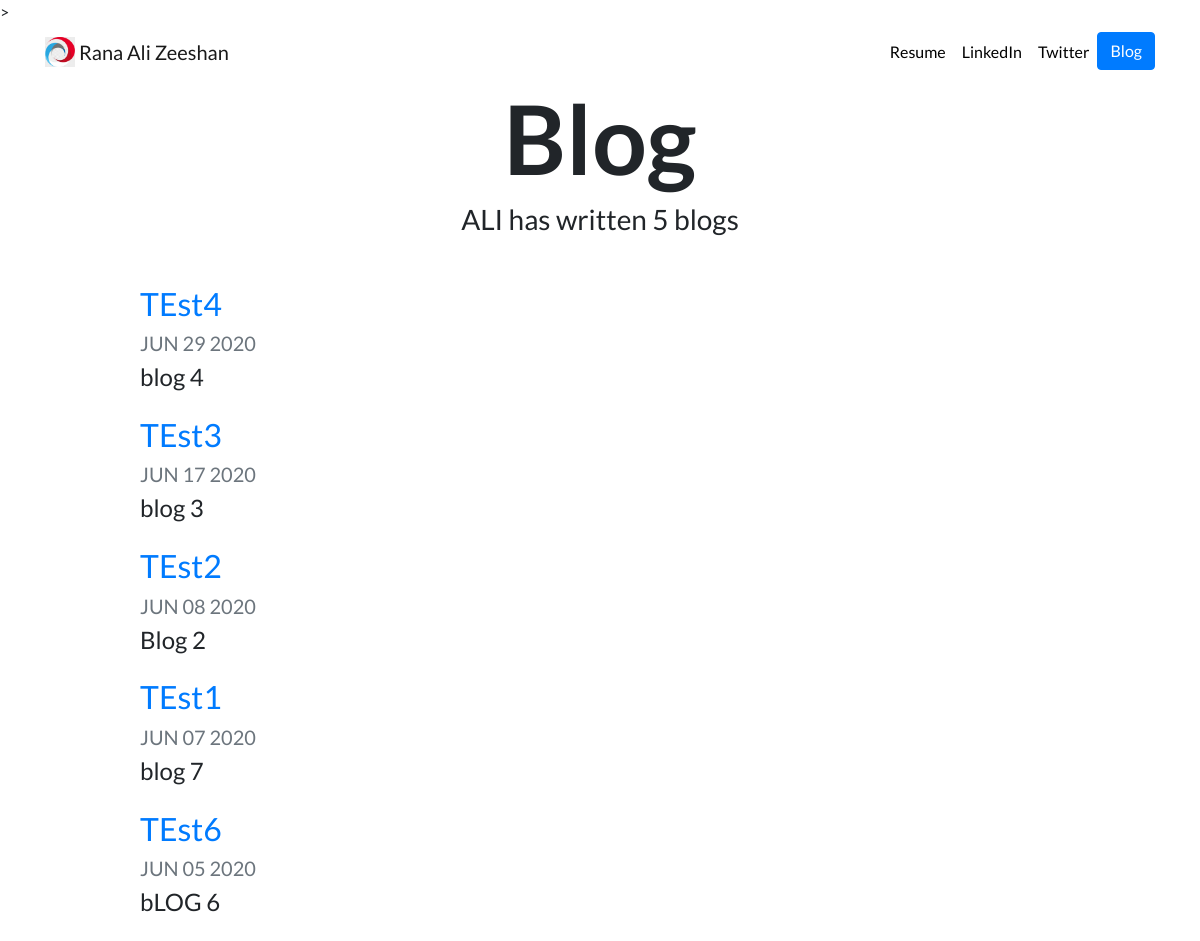
Screenshot of /blog/ with the database file from the repository.
### blog/models.py (models this page shows, shortened)
class Blog(models.Model):
    title = models.CharField(max_length=100)
    description = models.TextField()
    date = models.DateField()
    objects = models.Manager()

### blog/views.py (the view)
# urls.py: path('', views.all_blogs, name='all_blogs'),
def all_blogs(request):
    blogs = Blog.objects.order_by('-date')[:5]
    return render(request, 'blog/all_blogs.htm', {'blogs':blogs})

### blog/templates/blog/all_blogs.htm
{% extends "portfolio/base.htm" %}
{% load static %}
{% block content %}
<h1 id="blogtitle" class="font-weight-bold text-center">Blog</h1>
<h3 class="text-center mb-5">ALI has written {{ blogs.count }} blog{{ blogs.count|pluralize }}</h3>
{% for blog in blogs %}
<div class="row justify-content-center my-3">
  <div class="col-md-10">
    <a href="{% url 'blog:detail' blog.id %}">
      <h2>{{ blog.title }}</h2>
    </a>
    <h5 class="text-muted">{{ blog.date|date:'M d Y'|upper }}</h5>
    <h4>{{ blog.description|striptags|truncatechars:100 }}</h4>
  </div>
</div>
{% endfor %}
{% endblock %}

### portfolio/static/portfolio/custom.css (style rules this page uses)
body { font-family: 'Lato', sans-serif; }
#blogtitle { font-size: 6rem; }

### rows the page displays
Blog: title "TEst4", date "JUN 29 2020", description "blog 4"
Blog: title "TEst3", date "JUN 17 2020", description "blog 3"
Blog: title "TEst2", date "JUN 08 2020", description "Blog 2"
Blog: title "TEst1", date "JUN 07 2020", description "blog 7"
Blog: title "TEst6", date "JUN 05 2020", description "bLOG 6"

### other values shown
{{ blogs.count }} "5"
